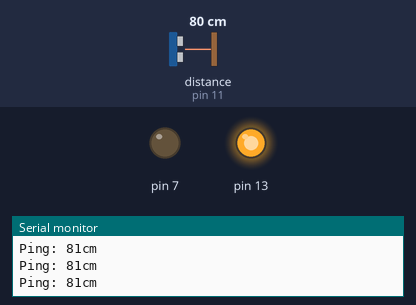
Recording of a sketch running on a simulated Arduino Uno, built with avr-gcc and run on an emulated ATmega328P. Parts: output pins drawn as LEDs (lit = HIGH), the last lines printed to the serial monitor. The test bench sets the inputs (shaded band); at power-on: distance to the obstacle (sensor on pin 11) 80 cm. The echo pulse lasts 58.3 µs per cm.

Above: at 1.2 s.
1.3 s: distance to the obstacle (sensor on pin 11) set to 95 cm
2.8 s: distance to the obstacle (sensor on pin 11) set to 101 cm
At 4.0 s:
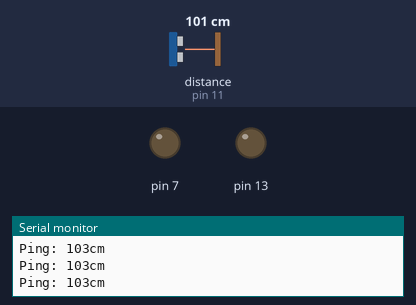
4.3 s: distance to the obstacle (sensor on pin 11) set to 2 cm
At 5.5 s:
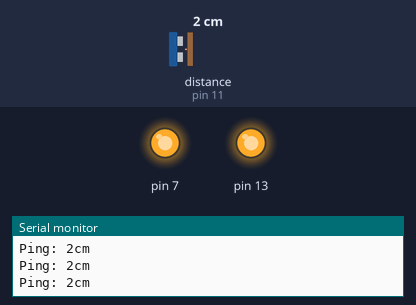
5.8 s: distance to the obstacle (sensor on pin 11) set to 28 cm
7.3 s: distance to the obstacle (sensor on pin 11) set to 32 cm
At 8.4 s:
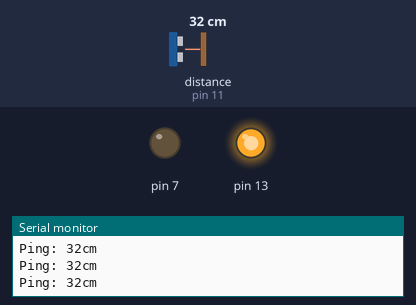
8.8 s: distance to the obstacle (sensor on pin 11) set to 4 cm
At 9.1 s:
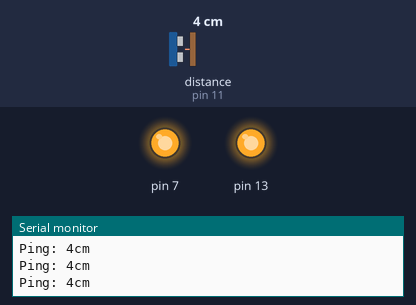
Timing chart, 0 to 11.3 s (numbered marks = the images above; inputs shaded):
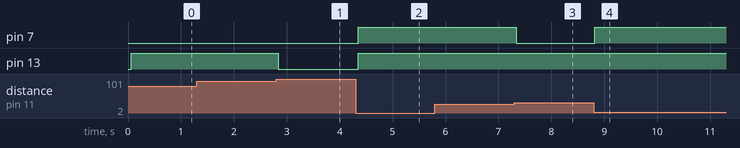

The sketch:

Ultra.ino
```cpp
#include <NewPing.h>
#define t  12  // Arduino pin tied to trigger pin on the ultrasonic sensor.
#define e  11  // Arduino pin tied to echo pin on the ultrasonic sensor.
#define di 200 // Maximum distance we want to ping for (in centimeters). Maximum sensor distance is rated at 400-500cm.
int led=13;
int buzz=7;
NewPing naidu(t, e, di); // NewPing setup of pins and maximum distance.

void setup()
{
  pinMode(13,OUTPUT);
  pinMode(7,OUTPUT);
  Serial.begin(9600);
}

void loop()
{


  delay(50);                     // Wait 50ms between pings (about 20 pings/sec). 29ms should be the shortest delay between pings.
  Serial.print("Ping: ");
  Serial.print(naidu.ping_cm()); // Send ping, get distance in cm and print result (0 = outside set distance range)
  Serial.println("cm");
   int a=naidu.ping_cm();
  if (a<100)
  {
    digitalWrite(13,HIGH);
  }
  else
  {
    digitalWrite(13,LOW);
  }
    if (a<30)
   {
    digitalWrite(7,HIGH);
   }
     else
    {
    digitalWrite(7,LOW);
    }
}
```

Measured:
- the behaviour switches between 97 and 98 cm on distance to the obstacle (sensor on pin 11) (found by bisection; images 0 and 1)
- the behaviour switches between 29 and 30 cm on distance to the obstacle (sensor on pin 11) (found by bisection; images 2 and 3)
- after the input at 2.8 s, pin 13: HIGH → LOW at once
- after the input at 4.3 s, pin 7, pin 13: LOW → HIGH after 0.05 s
- after the input at 7.3 s, pin 7: HIGH → LOW at once
- after the input at 8.8 s, pin 7: LOW → HIGH at once
